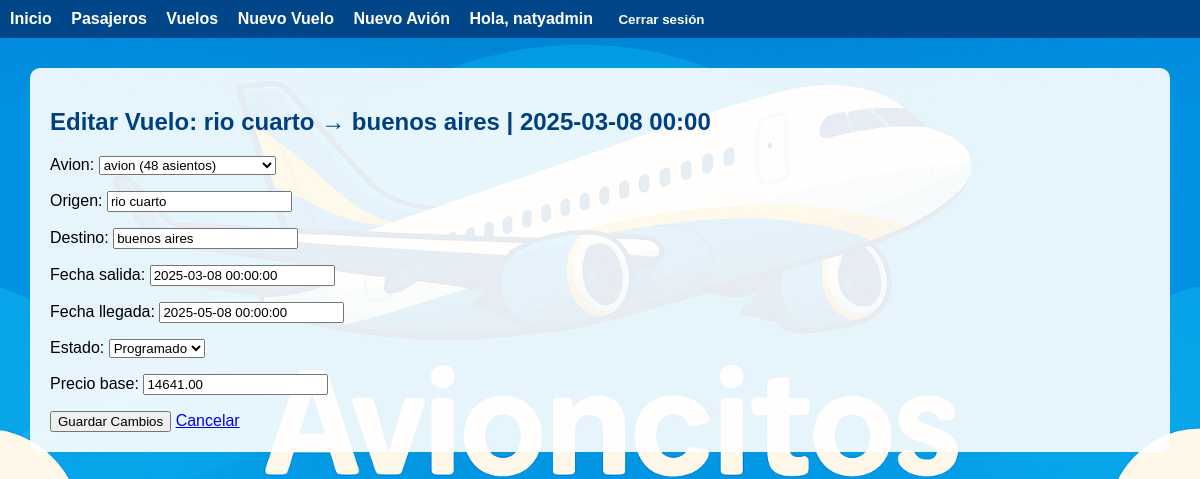
Page /vuelos/1/editar/ (signed in) on the committed database.
### vuelos/models.py (models this page shows)
class Vuelo(models.Model):
    ESTADOS = [
        ('programado', 'Programado'),
        ('en_vuelo', 'En Vuelo'),
        ('finalizado', 'Finalizado'),
        ('cancelado', 'Cancelado'),
    ]
    avion = models.ForeignKey(Avion, on_delete=models.CASCADE, related_name='vuelos')
    origen = models.CharField(max_length=100)
    destino = models.CharField(max_length=100)
    fecha_salida = models.DateTimeField()
    fecha_llegada = models.DateTimeField()
    estado = models.CharField(max_length=20, choices=ESTADOS, default='programado')
    precio_base = models.DecimalField(max_digits=10, decimal_places=2)
    usuarios_gestores = models.ManyToManyField(User, related_name='vuelos_gestionados')
    def __str__(self):
        return f"{self.origen} → {self.destino} | {self.fecha_salida.strftime('%Y-%m-%d %H:%M')}"
    class Meta:
        verbose_name = "Vuelo"
        verbose_name_plural = "Vuelos"
        ordering = ['fecha_salida']

### vuelos/views.py (the view)
# urls.py: path('<int:vuelo_id>/editar/', views.editar_vuelo, name='editar_vuelo'),
@login_required
def editar_vuelo(request, vuelo_id):
    vuelo = get_object_or_404(Vuelo, pk=vuelo_id)
    if request.user.perfil.rol not in ['admin', 'operador']:
        return redirect('home:index')
    if request.method == 'POST':
        form = VueloForm(request.POST, instance=vuelo)
        if form.is_valid():
            form.save()
            messages.success(request, "Vuelo actualizado exitosamente.")
            return redirect('vuelos:vuelo_list')
    else:
        form = VueloForm(instance=vuelo)
    return render(request, 'vuelos/editar_vuelo.html', {'form': form, 'vuelo': vuelo})

### vuelos/forms.py
class VueloForm(forms.ModelForm):
    class Meta:
        model = Vuelo
        exclude = ['usuarios_gestores']

### usuarios/models.py (called while the page is built)
def get_perfil(self):
    return getattr(self, 'perfilusuario', None)

### vuelos/models.py (called while the page is built)
    def __str__(self):
        return f"{self.modelo} ({self.capacidad} asientos)"

### vuelos/templates/vuelos/editar_vuelo.html (shortened to what this page needs)
{% extends 'base.html' %}
{% block content %}
  <h2>Editar Vuelo: {{ vuelo }}</h2>
  <form method="post">
    {{ form.as_p }}
    <button type="submit">Guardar Cambios</button>
    <a href="{% url 'vuelos:vuelo_list' %}">Cancelar</a>
  </form>
{% endblock %}

### home/templates/base.html (shortened to what this page needs)
{% load static %}
<!DOCTYPE html>
<html lang="es">
<head>
</head>
<body>
    <nav>
        <a href="{% url 'home:index' %}">Inicio</a>
        {% if user.is_authenticated %}
            {% if user.perfilusuario.rol == 'pasajero' %}
                <a href="{% url 'vuelos:vuelo_list' %}">Vuelos</a>
            {% elif user.perfilusuario.rol == 'operador' %}
                <a href="{% url 'pasajeros:listado_pasajeros' %}">Pasajeros</a>
                <a href="{% url 'vuelos:vuelo_list' %}">Vuelos</a>
            {% elif user.perfilusuario.rol == 'admin' %}
                <a href="{% url 'pasajeros:listado_pasajeros' %}">Pasajeros</a>
                <a href="{% url 'vuelos:vuelo_list' %}">Vuelos</a>
                <a href="{% url 'vuelos:crear_vuelo' %}">Nuevo Vuelo</a>
                <a href="{% url 'vuelos:crear_avion' %}">Nuevo Avión</a>
            {% endif %}
            <span>Hola, {{ user.username }}</span>
            <form action="{% url 'usuarios:logout' %}" method="post" style="display:inline;">
                <button type="submit">Cerrar sesión</button>
            </form>
        {% else %}
            <a href="{% url 'usuarios:login' %}">Iniciar sesión</a>
            <a href="{% url 'usuarios:registro' %}">Registrarse</a>
        {% endif %}
    </nav>
    <div class="container">
        {% block content %}
        {% endblock %}
    </div>
</body>
</html>

### rows in the picture
Vuelo: origen+destino+fecha_salida "rio cuarto → buenos aires | 2025-03-08 00:00", avion "avion (48 asientos)", origen "rio cuarto", destino "buenos aires", fecha_salida "2025-03-08 00:00:00", fecha_llegada "2025-05-08 00:00:00", estado "Programado", precio_base "14641.00"

### other values in the picture
{{ user.username }} "natyadmin"
